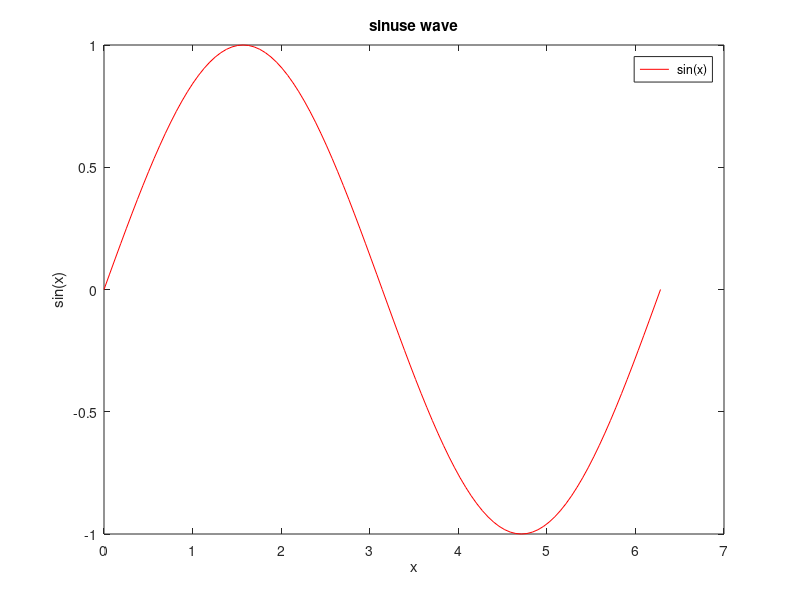

MATLAB code to generate this figure: (Note: this script raises an error after producing the figure.)
%%Name Surname: Serkan Burak Örs
%Istanbul Technical University
%Aeronautics and Astronautics Faculty - Astronautical Engineering
%E-mail: orss19@itu.edu.tr
%BIL 113E - Summer 2020 - CRN:30156
%Instructor: Dr. Mustafa Resa Becan
%Week 3 - Date: 26/08/2020
%%
x = 0:pi/50:2*pi;
y = sin(x);
plot(x,y,'r');
legend(' sin(x)');
xlabel('x'); ylabel('sin(x)');
title('sinuse wave');
gtext(3.25,0,'y=sin(x)');
grid on;
